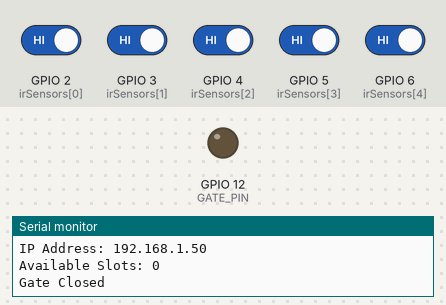
The sketch below on a simulated ESP32. Shown: output pins drawn as LEDs (lit = HIGH), the last lines printed to the serial monitor. The test bench sets the inputs (shaded band); at power-on: GPIO 2 (irSensors[0]), GPIO 3 (irSensors[1]), GPIO 4 (irSensors[2]), GPIO 5 (irSensors[3]), GPIO 6 (irSensors[4]) HIGH. WiFi joins after 1.5 s; servers stay silent unless stated.

Above: at 3.2 s.
3.3 s: GPIO 2 (irSensors[0]) driven LOW
At 4.3 s:
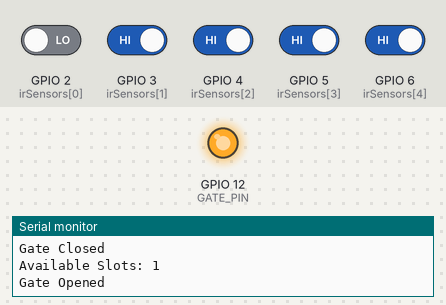
5.5 s: GPIO 2 (irSensors[0]) driven HIGH
At 7.1 s:
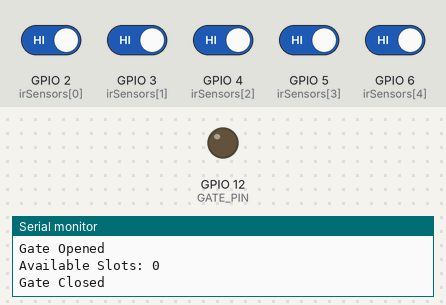
7.5 s: GPIO 3 (irSensors[1]) driven LOW
At 8.6 s:
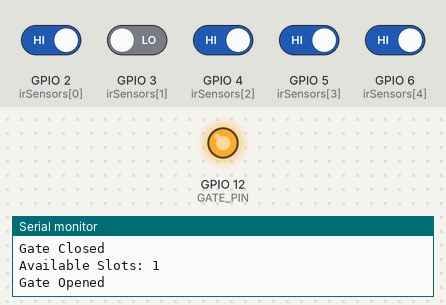
Timing chart, 0 to 10.5 s (numbered marks = the images above; inputs shaded):
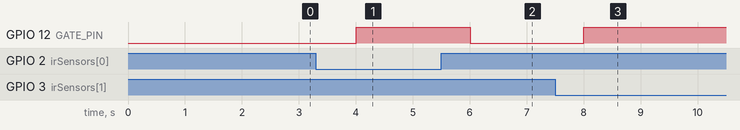

The sketch:

code.ino
```cpp
#include <WiFi.h>
#include <ESPAsyncWebServer.h>

// WiFi credentials
const char* ssid = "your-ssid";  // Replace with your network SSID
const char* password = "your-password";  // Replace with your network password

// Number of parking slots
#define TOTAL_SLOTS 5

// IR sensor pins
int irSensors[TOTAL_SLOTS] = {2, 3, 4, 5, 6};  // Define the GPIO pins for your IR sensors

// Variables to store the status of each slot
int slotStatus[TOTAL_SLOTS];

// Gate control pin
#define GATE_PIN 12  // Define the pin controlling the entrance gate mechanism

// Initialize the web server on port 80
AsyncWebServer server(80);

void setup() {
  Serial.begin(115200);

  // Setup IR sensors as input
  for (int i = 0; i < TOTAL_SLOTS; i++) {
    pinMode(irSensors[i], INPUT);
  }

  // Setup the gate control pin as output
  pinMode(GATE_PIN, OUTPUT);

  // Start with the gate closed
  digitalWrite(GATE_PIN, LOW);

  // Connect to WiFi
  WiFi.begin(ssid, password);
  while (WiFi.status() != WL_CONNECTED) {
    delay(1000);
    Serial.println("Connecting to WiFi...");
  }
  Serial.println("Connected to WiFi");
  Serial.print("IP Address: ");
  Serial.println(WiFi.localIP());

  // Serve the web page
  server.on("/", HTTP_GET, [](AsyncWebServerRequest *request) {
    String html = "<!DOCTYPE html><html><head><meta name='viewport' content='width=device-width, initial-scale=1.0'>";
    html += "<style>body{text-align:center;font-family:Arial;}</style></head><body>";
    html += "<h1>Smart Parking System</h1>";
    html += "<h2>Available Slots: " + String(countAvailableSlots()) + "</h2>";
    html += "</body></html>";
    request->send(200, "text/html", html);
  });

  // Start server
  server.begin();
}

void loop() {
  // Update the slot statuses from IR sensors
  for (int i = 0; i < TOTAL_SLOTS; i++) {
    slotStatus[i] = digitalRead(irSensors[i]);
  }

  // Count available slots
  int availableSlots = countAvailableSlots();
  Serial.print("Available Slots: ");
  Serial.println(availableSlots);

  // Control the gate based on the availability of slots
  if (availableSlots == 0) {
    closeGate();  // No available slots, close the gate
  } else {
    openGate();  // Available slots, open the gate
  }

  delay(2000);  // Update every 2 seconds
}

// Count the number of available (free) slots
int countAvailableSlots() {
  int available = 0;
  for (int i = 0; i < TOTAL_SLOTS; i++) {
    if (slotStatus[i] == LOW) {  // Assuming LOW means the slot is free
      available++;
    }
  }
  return available;
}

// Open the gate
void openGate() {
  digitalWrite(GATE_PIN, HIGH);  // Set the gate pin HIGH to open the gate
  Serial.println("Gate Opened");
}

// Close the gate
void closeGate() {
  digitalWrite(GATE_PIN, LOW);  // Set the gate pin LOW to close the gate
  Serial.println("Gate Closed");
}
```

Measured:
- after the input at 3.3 s, GPIO 12 (GATE_PIN): LOW → HIGH after 0.71 s
- after the input at 5.5 s, GPIO 12 (GATE_PIN): HIGH → LOW after 0.51 s
- after the input at 7.5 s, GPIO 12 (GATE_PIN): LOW → HIGH after 0.51 s
